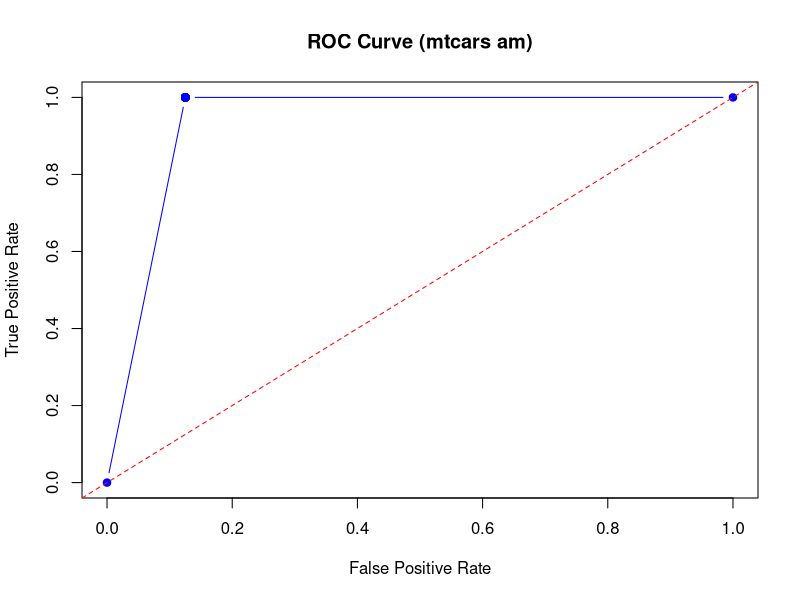

The R source for this figure:
# Machine Learning: Logistic Regression
# ============================================================

cat("--- 1. Binary Classification (mtcars am) ---\n")
data(mtcars)
# am: 0 = automatic, 1 = manual
print(table(mtcars$am))
print(prop.table(table(mtcars$am)))

# Train/test split
set.seed(123)
idx <- sample(1:nrow(mtcars), size = floor(0.7 * nrow(mtcars)))
train <- mtcars[idx, ]
test <- mtcars[-idx, ]

# Fit logistic regression
model <- glm(am ~ mpg + wt + hp, data = train, family = binomial)
print(summary(model))
print(exp(coef(model))) # odds ratios

# Predictions
pred_prob_train <- predict(model, newdata = train, type = "response")
pred_prob_test <- predict(model, newdata = test, type = "response")
pred_class_train <- ifelse(pred_prob_train > 0.5, 1, 0)
pred_class_test <- ifelse(pred_prob_test > 0.5, 1, 0)

# Confusion matrices
cat("\nTrain Confusion:\n")
print(table(Predicted = pred_class_train, Actual = train$am))
cat("\nTest Confusion:\n")
print(table(Predicted = pred_class_test, Actual = test$am))

accuracy <- function(pred, actual) mean(pred == actual)
cat("Train Accuracy:", accuracy(pred_class_train, train$am), "\n")
cat("Test Accuracy :", accuracy(pred_class_test, test$am), "\n")

# Precision, Recall, F1
precision <- function(pred, actual) {
  tp <- sum(pred == 1 & actual == 1)
  fp <- sum(pred == 1 & actual == 0)
  if (tp + fp == 0) return(0)
  tp / (tp + fp)
}
recall <- function(pred, actual) {
  tp <- sum(pred == 1 & actual == 1)
  fn <- sum(pred == 0 & actual == 1)
  if (tp + fn == 0) return(0)
  tp / (tp + fn)
}
f1 <- function(pred, actual) {
  p <- precision(pred, actual)
  r <- recall(pred, actual)
  if (p + r == 0) return(0)
  2 * p * r / (p + r)
}
cat("Test Precision:", precision(pred_class_test, test$am), "\n")
cat("Test Recall   :", recall(pred_class_test, test$am), "\n")
cat("Test F1       :", f1(pred_class_test, test$am), "\n")

cat("\n--- 2. Using iris (binary: setosa vs others) ---\n")
iris_bin <- iris
iris_bin$IsSetosa <- ifelse(iris$Species == "setosa", 1, 0)
print(table(iris_bin$IsSetosa))

model_iris <- glm(IsSetosa ~ Sepal.Length + Sepal.Width + Petal.Length + Petal.Width,
                  data = iris_bin, family = binomial)
print(summary(model_iris))
pred_iris_prob <- predict(model_iris, type = "response")
pred_iris_class <- ifelse(pred_iris_prob > 0.5, 1, 0)
print(table(Predicted = pred_iris_class, Actual = iris_bin$IsSetosa))
cat("Iris Binary Accuracy:", accuracy(pred_iris_class, iris_bin$IsSetosa), "\n")

cat("\n--- 3. ROC Curve (manual) ---\n")
# Simple ROC points without pROC package
thresholds <- seq(0, 1, by = 0.05)
tpr <- numeric(length(thresholds))
fpr <- numeric(length(thresholds))
for (i in seq_along(thresholds)) {
  th <- thresholds[i]
  pred_th <- ifelse(pred_prob_test > th, 1, 0)
  tp <- sum(pred_th == 1 & test$am == 1)
  fn <- sum(pred_th == 0 & test$am == 1)
  fp <- sum(pred_th == 1 & test$am == 0)
  tn <- sum(pred_th == 0 & test$am == 0)
  tpr[i] <- ifelse(tp + fn == 0, 0, tp / (tp + fn))
  fpr[i] <- ifelse(fp + tn == 0, 0, fp / (fp + tn))
}
png("ml_logistic_roc.png", width = 600, height = 500)
plot(fpr, tpr, type = "b", pch = 19, col = "blue",
     main = "ROC Curve (mtcars am)", xlab = "False Positive Rate", ylab = "True Positive Rate")
abline(0, 1, lty = 2, col = "red")
dev.off()
cat("Saved ml_logistic_roc.png\n")
# AUC via trapezoidal rule
auc <- sum(diff(fpr) * (head(tpr, -1) + tail(tpr, -1)) / 2)
# Need sorted by fpr
ord <- order(fpr)
auc_correct <- sum(diff(fpr[ord]) * (head(tpr[ord], -1) + tail(tpr[ord], -1)) / 2)
cat("Approx AUC:", abs(auc_correct), "\n")
if (requireNamespace("pROC", quietly = TRUE)) {
  roc_obj <- pROC::roc(test$am, pred_prob_test)
  cat("pROC AUC:", pROC::auc(roc_obj), "\n")
}

cat("\n--- 4. Multinomial (if nnet available) ---\n")
if (requireNamespace("nnet", quietly = TRUE)) {
  library(nnet)
  # Multinomial for iris Species
  model_multi <- multinom(Species ~ Sepal.Length + Sepal.Width + Petal.Length + Petal.Width,
                          data = iris, trace = FALSE)
  print(summary(model_multi))
  pred_multi <- predict(model_multi, newdata = iris)
  print(table(Predicted = pred_multi, Actual = iris$Species))
  cat("Multinomial Accuracy:", mean(pred_multi == iris$Species), "\n")
} else {
  cat("nnet not available\n")
}

cat("\n--- Done: Logistic Regression ---\n")
